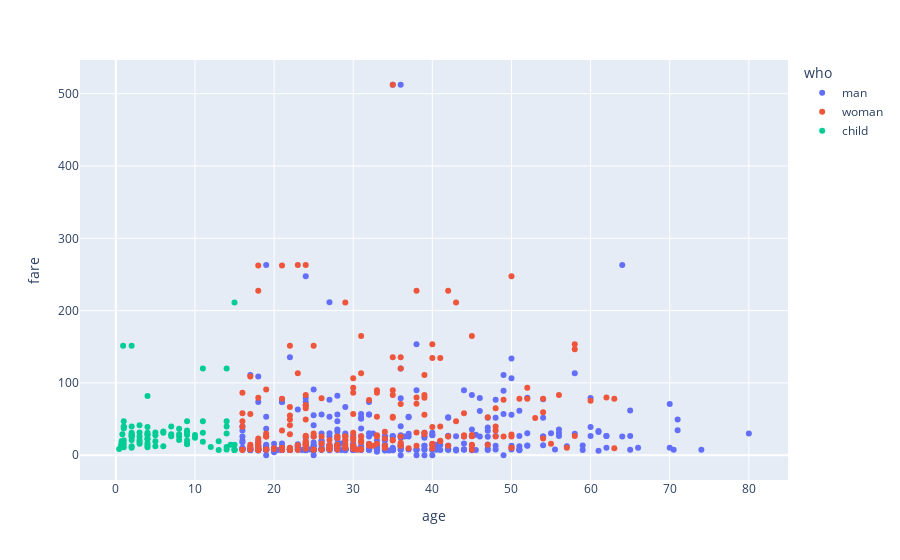

Notebook source saved alongside this figure:
### Code cell
fig=px.scatter(df,x='age',y='fare',color='who')
fig.show()

### Figure 1 — Plotly figure (JSON) as saved in the notebook; plotly's stock layout.template omitted (floating-point values rounded to 4 significant figures; data arrays with more than 128 entries replaced by an {"elided": "..."} marker saying what was removed)
{"data": [{"hovertemplate": "who=man<br>age=%{x}<br>fare=%{y}<extra></extra>", "legendgroup": "man", "marker": {"color": "#636efa", "symbol": "circle"}, "mode": "markers", "name": "man", "orientation": "v", "showlegend": true, "type": "scatter", "x": {"elided": "537 float values"}, "xaxis": "x", "y": {"elided": "537 float values"}, "yaxis": "y"}, {"hovertemplate": "who=woman<br>age=%{x}<br>fare=%{y}<extra></extra>", "legendgroup": "woman", "marker": {"color": "#EF553B", "symbol": "circle"}, "mode": "markers", "name": "woman", "orientation": "v", "showlegend": true, "type": "scatter", "x": {"elided": "271 float values"}, "xaxis": "x", "y": {"elided": "271 float values"}, "yaxis": "y"}, {"hovertemplate": "who=child<br>age=%{x}<br>fare=%{y}<extra></extra>", "legendgroup": "child", "marker": {"color": "#00cc96", "symbol": "circle"}, "mode": "markers", "name": "child", "orientation": "v", "showlegend": true, "type": "scatter", "x": [2, 14, 4, 14, 2, 15, 8, 14, 3, 7, 5, 11, 4, 0.83, 14.5, 2, 12, 9, 1, 9, 4, 1, 9, 1, 4, 3, 2, 5, 8, 3, 7, 2, 0.92, 2, 3, 15, 3, 1, 1, 3, 10, 14, 4, 13, 5, 0.75, 2, 9, 9, 2, 7, 9, 11, 8, 4, 9, 2, 0.75, 14, 14, 15, 4, 6, 11, 4, 6, 0.67, 5, 13, 8, 1, 11, 0.42, 6, 10, 2, 1, 15, 0.83, 4, 9, 4, 15], "xaxis": "x", "y": [21.07, 30.07, 16.7, 7.854, 29.12, 8.029, 21.07, 11.24, 41.58, 39.69, 27.75, 46.9, 27.9, 29, 14.45, 31.27, 11.24, 34.38, 39.69, 20.52, 29.12, 11.13, 31.39, 39, 22.02, 26, 10.46, 31.39, 26.25, 31.39, 29.12, 151.6, 151.6, 26, 15.9, 7.229, 21.07, 15.74, 46.9, 18.75, 24.15, 120, 81.86, 19.5, 19.26, 19.26, 12.29, 46.9, 15.9, 26, 26.25, 31.27, 31.27, 36.75, 39, 27.9, 27.9, 19.26, 46.9, 39.69, 211.3, 13.42, 33, 18.79, 23, 12.47, 14.5, 12.47, 7.229, 29.12, 20.57, 120, 8.517, 31.27, 27.9, 39.69, 37.0, 14.45, 18.75, 31.27, 15.25, 11.13, 7.225], "yaxis": "y"}], "layout": {"legend": {"title": {"text": "who"}, "tracegroupgap": 0}, "margin": {"t": 60}, "xaxis": {"anchor": "y", "domain": [0, 1], "title": {"text": "age"}}, "yaxis": {"anchor": "x", "domain": [0, 1], "title": {"text": "fare"}}}}
